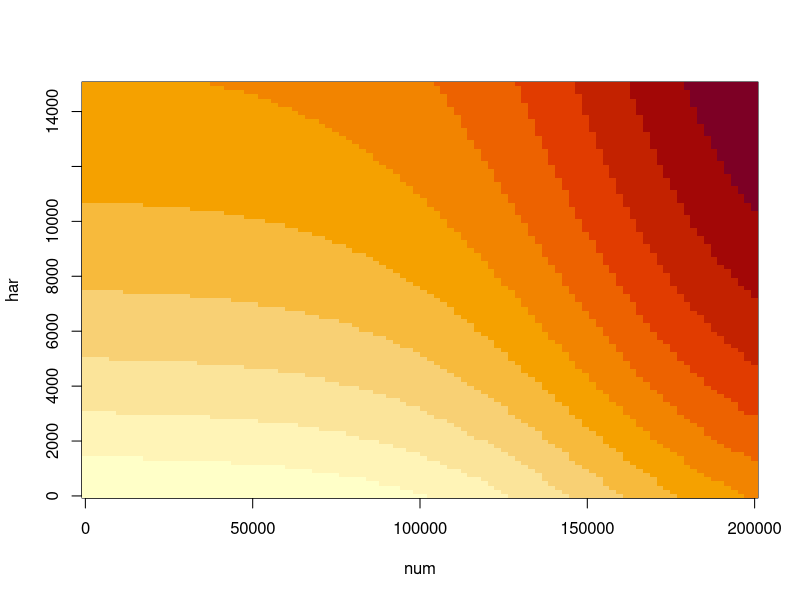
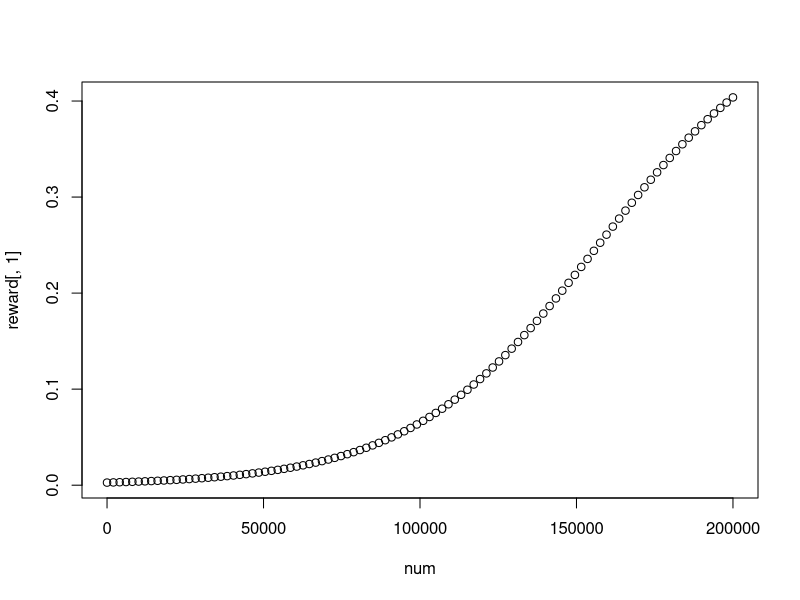
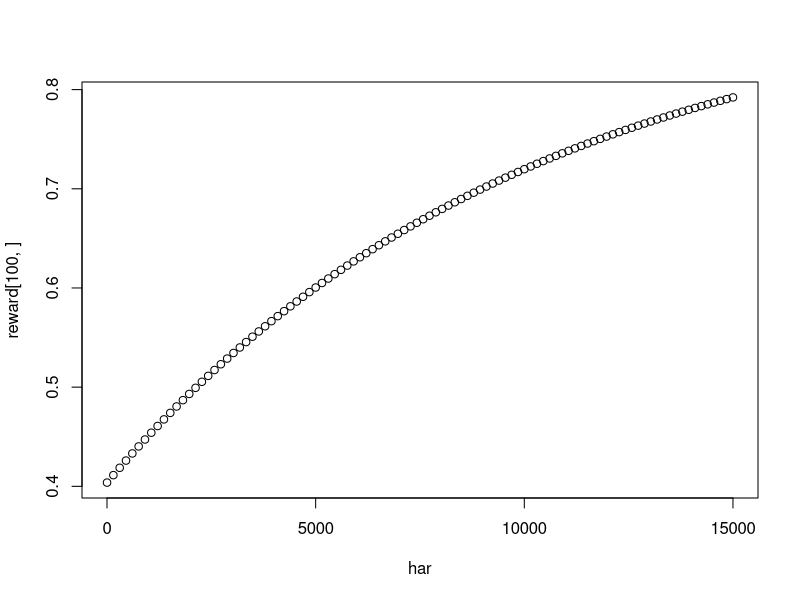

Source code (R) for these figures, in order: (Note: a time limit stopped this script after it produced the figures.)
## ---- chunk 1
## Define important functions

HarvestPolicy <- function(n, plist = list()){
  hpol <- ifelse(n < plist[[1]], "Red", ifelse(n < plist[[2]],"Yellow","Green"))
  return(hpol)
}

ilogit <- function(x){exp(x)/(1+exp(x))}

utility <- function(n=NA, h=NA, par=list(npar=c(1,1), hpar=c(1))){
  #util.n <- 1 - exp(-par$npar[1]*n)
  util.n <- plogis(q=n, par$npar[1], par$npar[2])
  util.h <- 1 - exp(-par$hpar[1]*h)
  util <- (util.n + util.h)/2
  return(util)
}
## ---- chunk 2
num=seq(1,2e5, length=100)
har=seq(1,1.5e4,length=100)
reward=matrix(NA, length(num), length(har))
for(i in 1:length(har)){
  reward[,i] = utility(n=num, h=har[i], par=list(npar=c(15.7e4, 3e4), hpar=1e-4))
}
image(reward, x=num, y=har)

plot(num, reward[,1])

plot(har, reward[100,])
## ---- chunk 3

Reps <- 1000
T <- 30
N0 <- rnorm(Reps, 155000, 25000)
Rmax <- rlnorm(Reps, log(0.15), 0.1)
CC <- runif(Reps, 155000, 250000)
Theta <- 4*rbeta(Reps, 1, 1) + 1
sigma.proc <- rnorm(Reps, 0.143, 0.02)  ##~ from Stehn and Fleischman
cv.obs <- 0.1

t.min <- 50000
t.max <- 200000
t.delta <- 10000

Har = list(Red = rlnorm(Reps, log(3000), 0.1), 
              Yellow = rlnorm(Reps, log(7000), 0.1), 
              Green = rlnorm(Reps, log(15000), 0.2))
## Question:  Is harvest modelled correctly?  for each policy should be a grand mean as above and then a year effect with smaller variance?
thresholds = seq(t.min, t.max, by=t.delta)
e.util = matrix(NA, nrow=length(thresholds), ncol=length(thresholds))

for(ii in 1:length(thresholds)){for(jj in ii:length(thresholds)){
  
#define harvest thresholds
H.pol = list(Red = thresholds[ii], Yellow = thresholds[jj])

Results = list(N=array(NA, dim=c(Reps,T)), 
               N.obs = array(NA, dim=c(Reps,T)), 
               HarPol = array(NA, dim=c(Reps,T)),
               Har = array(NA, dim=c(Reps,T)),
               Utility = array(NA, dim=c(Reps,T))
               )

for(i in 1:Reps){
  N <- N.obs<- numeric()
  N[1] <- rnorm(1, N0[i], cv.obs*N0[i])
  N.obs[1] <- rnorm(1,N[1], cv.obs*N[1])
  for(t in 2:(T+1)){
    HarPol <- HarvestPolicy(n = N.obs[t-1], plist=H.pol)
    Results$HarPol[i,t-1] <- HarPol
    Results$Har[i,t-1] <- Har[[HarPol]][i]
    E.N.pre <- N[t-1]*exp(Rmax[i]*(1 - (N[t-1]/CC[i])^Theta[i]))
    N.pre <- ifelse(E.N.pre <= 0,0,rlnorm(1,log(E.N.pre), sigma.proc[i]))
    N[t] <- ifelse(N.pre - Har[[HarPol]][i] <= 0,0,N.pre - Har[[HarPol]][i])
    N.obs[t] <- ifelse(N[t]<=0,0,rnorm(1,N[t], cv.obs*N[t]))
  }
  Results$N[i,] <- N[-1]
  Results$N.obs[i,] <- N.obs[-1]
  Results$Utility[i,] <- utility(n = Results$N[i,], h = Results$Har[i,],par=list(npar=c(15.7e4, 3e4), hpar=1e-4))
}
e.util[ii,jj] <- mean(apply(Results$Utility,1,sum))
}}

smart.spot = which(e.util==max(e.util, na.rm=TRUE), arr.ind = TRUE)
harvest.rule=list(Red=thresholds[smart.spot[1]], Yellow=thresholds[smart.spot[2]])
harvest.rule
## ---- chunk 4
#Simulate dynamics at smart threshold
H.pol = harvest.rule

Results = list(N=array(NA, dim=c(Reps,T)), 
               N.obs = array(NA, dim=c(Reps,T)), 
               HarPol = array(NA, dim=c(Reps,T)),
               Har = array(NA, dim=c(Reps,T)),
               Utility = array(NA, dim=c(Reps,T))
               )
for(i in 1:Reps){
  N <- N.obs<- numeric()
  N[1] <- rnorm(1, N0[i], cv.obs*N0[i])
  N.obs[1] <- rnorm(1,N[1], cv.obs*N[1])
  for(t in 2:(T+1)){
    HarPol <- HarvestPolicy(n = N.obs[t-1], plist=H.pol)
    Results$HarPol[i,t-1] <- HarPol
    Results$Har[i,t-1] <- Har[[HarPol]][i]
    E.N.pre <- N[t-1]*exp(Rmax[i]*(1 - (N[t-1]/CC[i])^Theta[i]))
    N.pre <- ifelse(E.N.pre <= 0,0,rlnorm(1,log(E.N.pre), sigma.proc[i]))
    N[t] <- ifelse(N.pre <= 0,0,N.pre - Har[[HarPol]][i])
    N.obs[t] <- ifelse(N[t]<=0,0,rnorm(1,N[t], cv.obs*N[t]))
  }
  Results$N[i,] <- N[-1]
  Results$N.obs[i,] <- N.obs[-1]
  Results$Utility[i,] <- utility(n = Results$N[i,], h = Results$Har[i,], par=list(npar=c(7.5e4, 1e4), hpar=1.5e-4))
}


p.regs <- as.matrix(table(Results$HarPol)/(T*Reps))
regs <- matrix(0, 3, 1)
row.names(regs) <- c("Red","Yellow","Green")

#library(scales)
plot(1,1, type="n",xlim=c(0, T), ylim=c(0, max(CC)), xlab="Year", ylab="Obs. Population")
for(i in 1:1000){
  lines(1:T, Results$N.obs[i,], col=1)
}
abline(h=H.pol, col=c("Red", "Yellow"), lwd=3)
text(x=2*(1:dim(p.regs)[1]), y=4e4, labels=row.names(p.regs))
text(x=2*(1:dim(p.regs)[1]), y=2e4, labels=round(p.regs,2))

plot(1,1, type="n",xlim=c(0, T), ylim=c(0, max(CC)), xlab="Year", ylab="True Population")
for(i in 1:1000){
  lines(1:T, Results$N[i,], col=1)
}
abline(h=H.pol, col=c("Red", "Yellow"), lwd=3)
text(x=2*(1:dim(p.regs)[1]), y=4e4, labels=row.names(p.regs))
text(x=2*(1:dim(p.regs)[1]), y=2e4, labels=round(p.regs,2))
